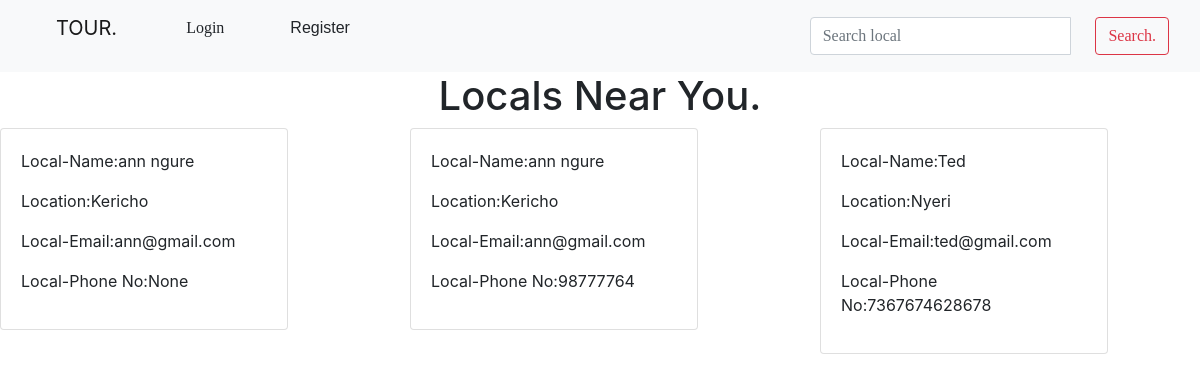
The app's page /local/ with its own data.
### tourapp/models.py (models this page shows, shortened)
class Locals(models.Model):
    name= models.CharField(max_length=100,null=True)
    Location = models.CharField(max_length=255, null=True)
    email=models.EmailField()
    phonenumber=models.IntegerField(null=True)

### tourapp/views.py (the view)
# urls.py: path('local/',views.local_post,name="local"),
def local_post(request):
    locals=Locals.objects.all()
    context ={
       "locals":locals
    }
    return render(request,'local.html',context)

### tourapp/templates/local.html
{%extends 'base.html'%}
{%block content%}
<body style="background-image:url(https://static.dw.com/image/16128283_101.jpg);background-repeat:no-repeat;background-size:cover;">
    {% include 'navbar.html' %}
<h1 class="text-center">Locals Near You.</h1>
    <div class="row">
        {%for locals in locals%}
       <div class="col-sm-4 col-md-4 col-lg-4">
            <div class="card"style="width: 18rem;">
                <div class="card-body">
                    <p>Local-Name:{{locals.name}}</p>
                    <p>Location:{{locals.Location}}</p>
                    <p>Local-Email:{{locals.email }}</p>
                    <p>Local-Phone No:{{locals.phonenumber}}</p>
                </div>
            </div>
        </div>
        {%endfor%}
    </div>
</body>
{%endblock%}

### records on screen
Locals: name "ann ngure", Location "Kericho", email "ann@gmail.com", phonenumber "None"
Locals: name "ann ngure", Location "Kericho", email "ann@gmail.com", phonenumber "98777764"
Locals: name "Ted", Location "Nyeri", email "ted@gmail.com", phonenumber "7367674628678"
